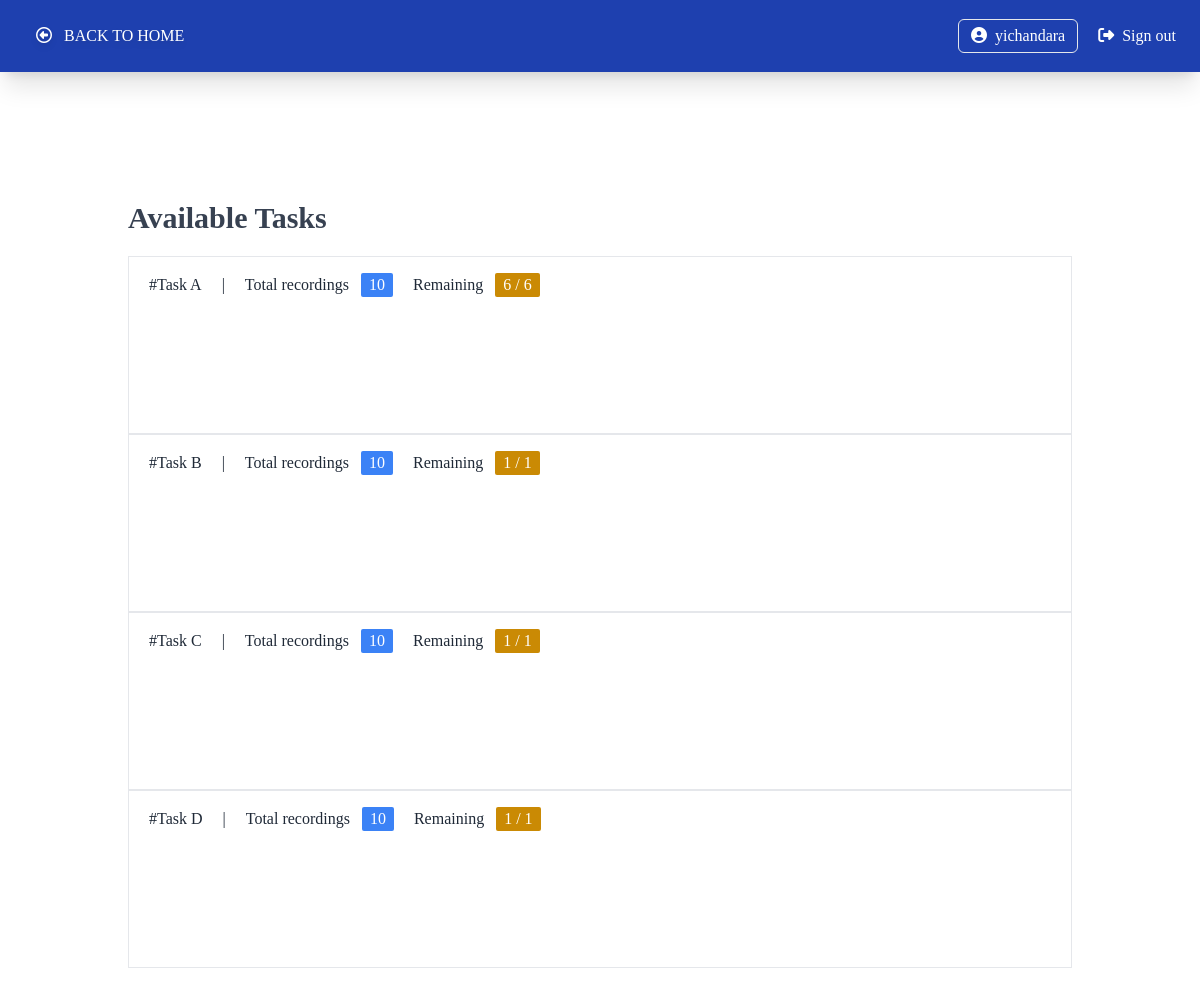
The app's page /task (signed in) with its own data.
### src/models/user.py (models this page shows, shortened)
class User (db.Model, UserMixin):
    id = db.Column(db.Integer(), primary_key=True)
    username = db.Column(db.String(), nullable=False, unique=True)
    email = db.Column(db.String(), nullable=False)
    password_hash = db.Column(db.String(), nullable=False, default="password_disable")
    is_active = db.Column(db.Boolean(), nullable=False, default=True)
    created_at = db.Column(db.String(), nullable=False, default=datetime.now().strftime("%d/%m/%Y_%H:%M:%S"))
    updated_at = db.Column(db.String(), nullable=False, default=datetime.now().strftime("%d/%m/%Y_%H:%M:%S"))
    @property
    def password(self):
        return self.password
    roles = db.relationship('Role', secondary=user_role, backref='users', lazy=True)
    speaker = db.relationship('Speaker', backref="user", lazy=True, uselist=False)
    tasks = db.relationship('Task', backref='created_by', lazy=True)
    export_histories = db.relationship('ExportHistory', backref='user', lazy=True)

### src/models/task.py (models this page shows)
class Task (db.Model):
    id = db.Column(db.Integer(), primary_key=True)
    name = db.Column(db.String(), nullable=False, unique=True)
    description = db.Column(db.String(length=500), nullable=True)
    created_at = db.Column(db.String(), nullable=False, default=datetime.now().strftime("%d/%m/%Y_%H:%M:%S"))
    updated_at = db.Column(db.String(), nullable=False, default=datetime.now().strftime("%d/%m/%Y_%H:%M:%S"))
    from src.models import recording
    recordings = db.relationship('Recording', backref='task', lazy=True)
    created_user_id = db.Column(db.Integer(), db.ForeignKey('user.id'), nullable=False)
    record_config_id = db.Column(db.Integer(), db.ForeignKey('record_config.id'), nullable=True)

### src/routes/routes.py (the view)
@app.route('/task')
@login_required
def task_page():
    if current_user.speaker:
        speaker_id = current_user.speaker.id
        tasks = taskController.get_all_task()
        total_recordings = []
        total_remaining_recordings = []
        for task in tasks:
            remaining_recordings = recordingController.getRemainingRecording(
                speaker_id=speaker_id,
                selected_task=task
            )
            total_remaining_recordings.append(len(remaining_recordings))
            total_recordings.append(len(task.recordings))
        return render_template('task.html', tasks=tasks, total_recordings=total_recordings, total_remaining_recordings=total_remaining_recordings)
    return redirect(url_for('speaker_register_page'))

### src/controllers/audio_controller.py (called while the page is built)
    def getAllAudioByUser(self, speakerId):
        audios = audio.Audio.query.filter_by(speaker_id=speakerId)
        audioList = []
        for audioItem in audios:
            audioList.append(audioItem)
        return audioList

### src/controllers/recording_controller.py (called while the page is built)
    def is_existed(self, data):
        req = recording.Recording.query.filter_by(id=data).first()
        if req:
            return req
        return None

### src/controllers/task_controller.py (called while the page is built)
    def get_all_task(self):
        tasks = task.Task.query.order_by(asc(task.Task.id))
        taskList = []
        for taskItem in tasks:
            taskList.append(taskItem)
        print(tasks)
        return taskList

### src/models/user.py (called while the page is built)
@login_manager.user_loader
def load_user(user_id):
    return User.query.get(int(user_id))

### src/templates/task.html (shortened to what this page needs)
{% extends 'base.html' %}
{% block content %}
    <div class="min-h-screen flex flex-col space-y-5 sm:p-32 p-5 text-gray-700">
        <div class="font-bold sm:text-3xl text-base">
            <p>Available Tasks</p>
        </div>
        <div class="w-full sm:text-base text-sm">
            <div class="accordion" id="accordionExample">
                {% for task in tasks %}
                <div class="accordion-item bg-white border border-gray-200">
                  <h2 class="accordion-header mb-0" id="headingOne">
                    <button class="
                      accordion-button
                      relative
                      flex
                      items-center
                      w-full
                      py-4
                      px-5
                      sm:text-base text-gray-800 text-left text-xs
                      bg-white
                      border-0
                      rounded-none
                      transition
                      focus:outline-none
                    " type="button" data-bs-toggle="collapse" data-bs-target="#collapse{{task.id}}" aria-expanded="true"
                      aria-controls="collapseOne">
                      <div class="flex flex-row items-center sm:space-x-5 space-x-3 w-full">
                        <div>
                            #{{task.name}}
                        </div>
                        <div>
                            |
                        </div>
                        <div class="flex flex-row space-x-3 items-center text-w">
                            <div>
                                Total recordings
                            </div>
                            <div class="px-2 bg-blue-500 rounded-sm text-white">
                                10
                            </div>
                        </div>
                        {% if total_remaining_recordings[task.id-1] > 0 %}
                        <div class="flex flex-row space-x-3 items-center text-w">
                            <div>
                                Remaining
                            </div>
                            <div class="px-2 bg-yellow-600 rounded-sm text-white">
                                {{total_remaining_recordings[task.id-1]}} / {{total_recordings[task.id-1]}}
                            </div>
                        </div>
                        {% else %}
                        <div class="px-2 bg-green-600 rounded-sm text-white">
                            Completed
                        </div>
                        {% endif %}
                      </div>
                    </button>
                  </h2>
                </div>
                {% endfor %}
            </div>
        </div>
    </div>
{% endblock %}

### src/templates/includes/navbar.html (shortened to what this page needs)
<div class=" hidden sm:block">
  <div class="sticky">
    <div class="w-screen p-3 px-6 bg-blue-800 text-white shadow-xl">
      <div class="sm:flex flex-row items-center justify-between hidden">
        <div class="flex flex-row space-x-8 items-center">
          <div class="uppercase">
            <h1>
              <a href="{{ url_for('home_page') }}">
                <div class="flex flex-row space-x-3 drop-shadow-md p-3 rounded-md text-white hover:bg-white hover:text-blue-500 hover:shadow-md">
                  <div>
                    <i class="fa-regular fa-circle-left"></i>
                  </div>
                  <div>
                    Back to home
                  </div>
                </div>
              </a>
            </h1>
          </div>
        </div>
        {% if current_user.is_authenticated %}
          <div class="flex flex-row space-x-5 items-center">
            <div class="flex flex-row space-x-2 items-center border rounded-md px-3 py-1 hover:bg-white hover:text-gray-700">
              <div>
                <i class="fa-solid fa-circle-user"></i>
              </div>
              <div>
                <a href="">{{current_user.username}}</a>
              </div>
            </div>
            <div class="flex-row space-x-2 items-center flex">
              <div>
                <i class="fa-solid fa-right-from-bracket"></i>
              </div>
              <div>
                <a href="{{url_for('signout_page')}}">Sign out</a>
              </div>
            </div>
          </div>
        {% endif %}
      </div>
  </div>
  </div>
</div>

### records on screen
User: username "yichandara"
Task: name "Task A", total_remaining_recordings "6", total_recordings "6"
Task: name "Task B", total_remaining_recordings "1", total_recordings "1"
Task: name "Task C", created_user "1"
Task: name "Task D", created_user "1"
